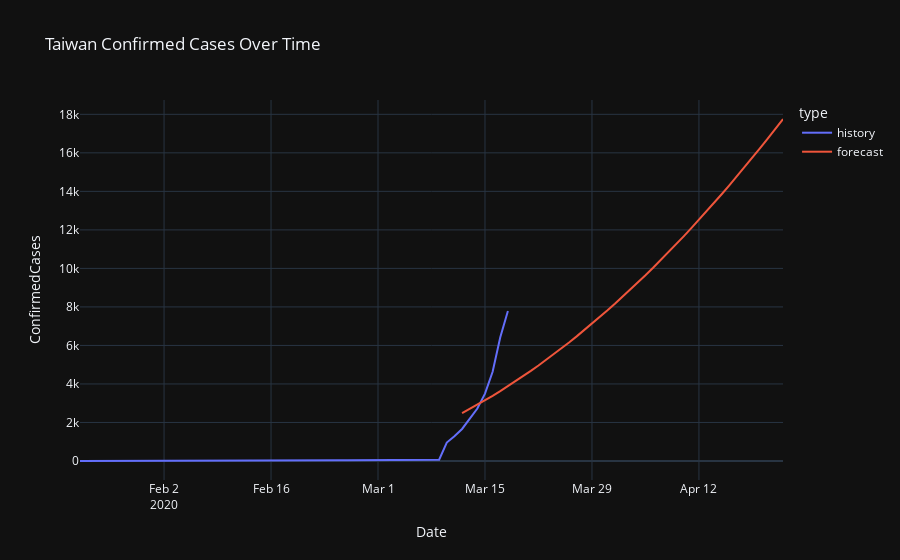

The notebook cell saved with this chart:
### Code cell
iplot(fig)

### Figure 1 — Plotly figure (JSON) as saved in the notebook; plotly's stock layout.template omitted (floating-point values rounded to 4 significant figures)
{"data": [{"hoverlabel": {"namelength": 0}, "hovertemplate": "type=history<br>Date=%{x}<br>ConfirmedCases=%{y}", "legendgroup": "history", "line": {"color": "#636efa", "dash": "solid"}, "mode": "lines", "name": "history", "showlegend": true, "type": "scatter", "x": ["2020-01-22", "2020-01-23", "2020-01-24", "2020-01-25", "2020-01-26", "2020-01-27", "2020-01-28", "2020-01-29", "2020-01-30", "2020-01-31", "2020-02-01", "2020-02-02", "2020-02-03", "2020-02-04", "2020-02-05", "2020-02-06", "2020-02-07", "2020-02-08", "2020-02-09", "2020-02-10", "2020-02-11", "2020-02-12", "2020-02-13", "2020-02-14", "2020-02-15", "2020-02-16", "2020-02-17", "2020-02-18", "2020-02-19", "2020-02-20", "2020-02-21", "2020-02-22", "2020-02-23", "2020-02-24", "2020-02-25", "2020-02-26", "2020-02-27", "2020-02-28", "2020-02-29", "2020-03-01", "2020-03-02", "2020-03-03", "2020-03-04", "2020-03-05", "2020-03-06", "2020-03-07", "2020-03-08", "2020-03-09", "2020-03-10", "2020-03-11", "2020-03-12", "2020-03-13", "2020-03-14", "2020-03-15", "2020-03-16", "2020-03-17", "2020-03-18"], "xaxis": "x", "y": [0, 0, 0, 0, 0, 0, 0, 0, 0, 0, 0, 0, 0, 0, 0, 0, 0, 0, 0, 0, 0, 0, 0, 0, 0, 0, 0, 0, 0, 0, 0, 0, 0, 36, 36, 42, 42, 44, 44, 44, 45, 45, 45, 45, 45, 66, 66, 66, 959, 1281, 1663, 2179, 2727, 3499, 4632, 6421, 7786], "yaxis": "y"}, {"hoverlabel": {"namelength": 0}, "hovertemplate": "type=forecast<br>Date=%{x}<br>ConfirmedCases=%{y}", "legendgroup": "forecast", "line": {"color": "#EF553B", "dash": "solid"}, "mode": "lines", "name": "forecast", "showlegend": true, "type": "scatter", "x": ["2020-03-12", "2020-03-13", "2020-03-14", "2020-03-15", "2020-03-16", "2020-03-17", "2020-03-18", "2020-03-19", "2020-03-20", "2020-03-21", "2020-03-22", "2020-03-23", "2020-03-24", "2020-03-25", "2020-03-26", "2020-03-27", "2020-03-28", "2020-03-29", "2020-03-30", "2020-03-31", "2020-04-01", "2020-04-02", "2020-04-03", "2020-04-04", "2020-04-05", "2020-04-06", "2020-04-07", "2020-04-08", "2020-04-09", "2020-04-10", "2020-04-11", "2020-04-12", "2020-04-13", "2020-04-14", "2020-04-15", "2020-04-16", "2020-04-17", "2020-04-18", "2020-04-19", "2020-04-20", "2020-04-21", "2020-04-22", "2020-04-23"], "xaxis": "x", "y": [2482.0, 2697.0, 2919.0, 3149.0, 3386.0, 3630.0, 3882.0, 4140.0, 4406.0, 4679.0, 4960.0, 5248.0, 5542.0, 5845.0, 6154.0, 6471.0, 6794.0, 7126.0, 7464.0, 7810.0, 8162.0, 8522.0, 8890.0, 9264.0, 9646.0, 10040.0, 10430.0, 10840.0, 11250.0, 11660.0, 12090.0, 12520.0, 12960.0, 13410.0, 13860.0, 14320.0, 14790.0, 15270.0, 15750.0, 16240.0, 16740.0, 17250.0, 17760.0], "yaxis": "y"}], "layout": {"legend": {"title": {"text": "type"}, "tracegroupgap": 0}, "title": {"text": "Taiwan Confirmed Cases Over Time"}, "xaxis": {"anchor": "y", "domain": [0, 1], "title": {"text": "Date"}}, "yaxis": {"anchor": "x", "domain": [0, 1], "title": {"text": "ConfirmedCases"}}}}
